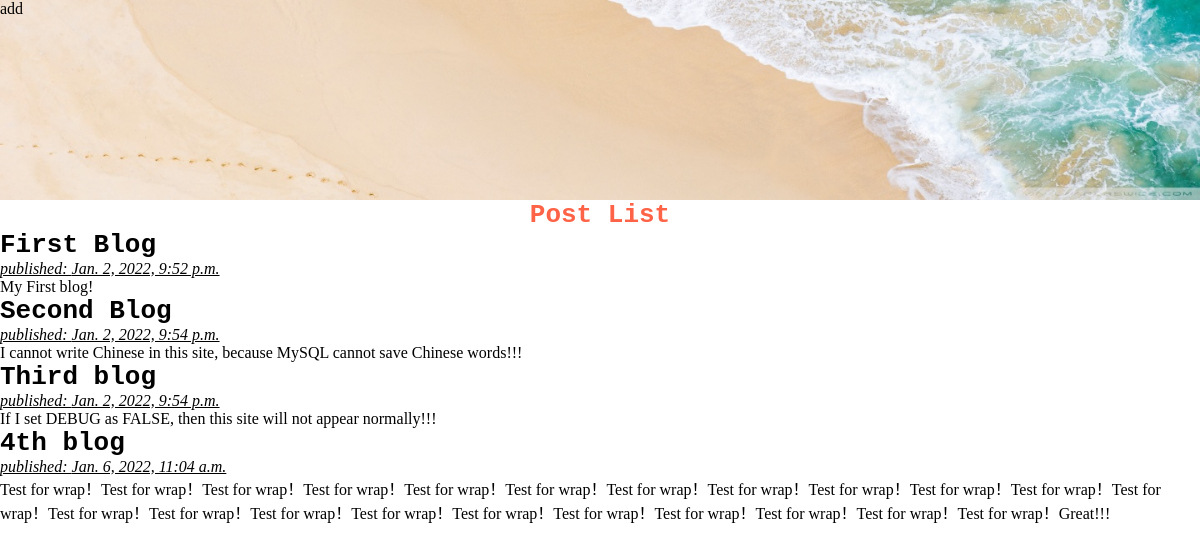
Before: / with the older database file.
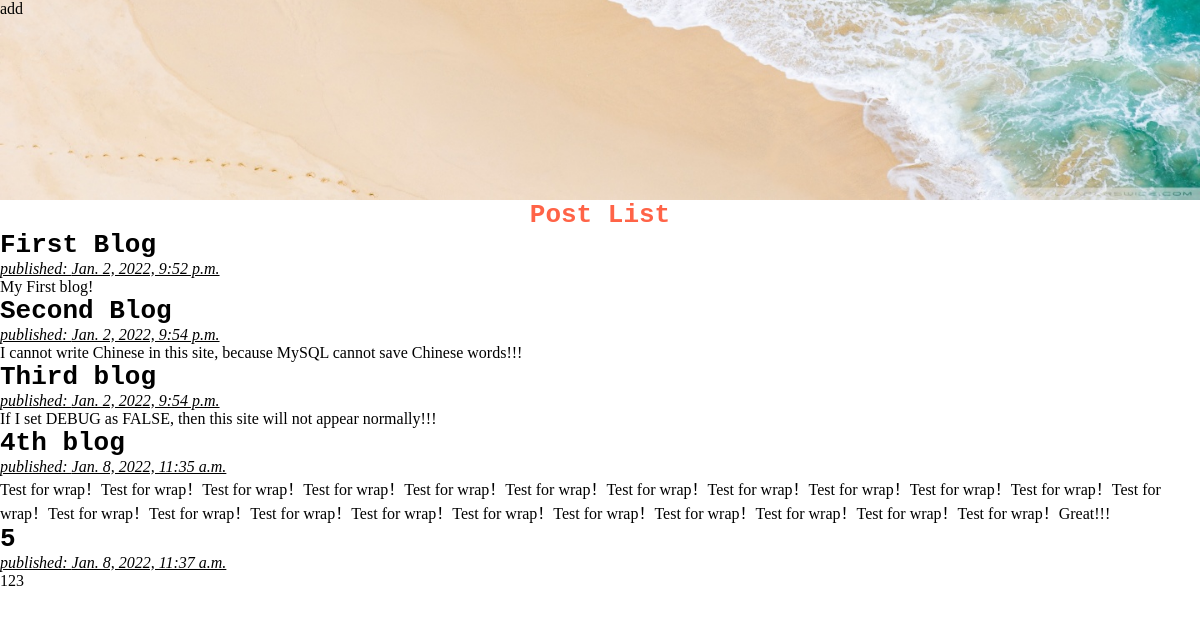
After: the same page with the newer database file.
### blog/models.py (models this page shows, shortened)
class Post(models.Model):
    author = models.ForeignKey(settings.AUTH_USER_MODEL, on_delete=models.CASCADE)
    title = models.CharField(max_length=200)
    text = models.TextField()
    created_date = models.DateTimeField(default=timezone.now)
    published_date = models.DateTimeField(blank=True, null=True)

### blog/views.py (the view)
# urls.py: path('',views.post_list,name="post_list"), # ^（表示开头）并紧随 $（表示结尾），所以只有空字符串会被匹配到
def post_list(request):
    posts = Post.objects.filter(published_date__lte=timezone.now()).order_by(
        "published_date"
    )
    return render(request, "blog/post_list.html", {"posts": posts})

### templates/blog/post_list.html
{% extends 'blog/base.html' %}
{% block content %}
<h1 style="text-align: center;">Post List</h1>
{% for post in posts %}
<div>
    <h1 class="title"><a href="#">{{post.title}}</a></h1>
    <p class="date">published: {{post.published_date}}</p>
    <p class="text">{{post.text|linebreaksbr}}</p>
</div>
{% endfor %}
{% endblock %}

### blog/templates/blog/base.html (shortened to what this page needs)
<!DOCTYPE html>
<html lang="zh-CN">
    <head>
        {% load static %}
        <link href="{% static 'blog/base.css' %}" rel="stylesheet" type="text/css">
    </head>
    <body>
        <div class="bar">
            <div class="newPost">
                <a href="{% url 'post_new' %}">add</a>
            </div>
        </div>
        {% block content %}
        {% endblock %}
    </body>
</html>

### blog/static/blog/base.css (style rules this page uses)
* { margin: 0; padding: 0; }
html,body { width: 100%; height: 100%; }
h1 { color: tomato; font-family: monospace; }
a { color: black; text-decoration: none; }
.title { margin-bottom: 0; }
.date { text-decoration: underline; font-style: italic; margin-top: 0; }
.bar { margin: 0; padding: 0; width: 100%; height: 25vh; background: url('beach.jpg')100% 100% no-repeat; background-size: cover; }

Changed rows visible on the page:
changed Post "4th blog": published_date "Jan. 6, 2022, 11:04 a.m." → "Jan. 8, 2022, 11:35 a.m."
added Post: title "5", published_date "Jan. 8, 2022, 11:37 a.m.", text "123"
